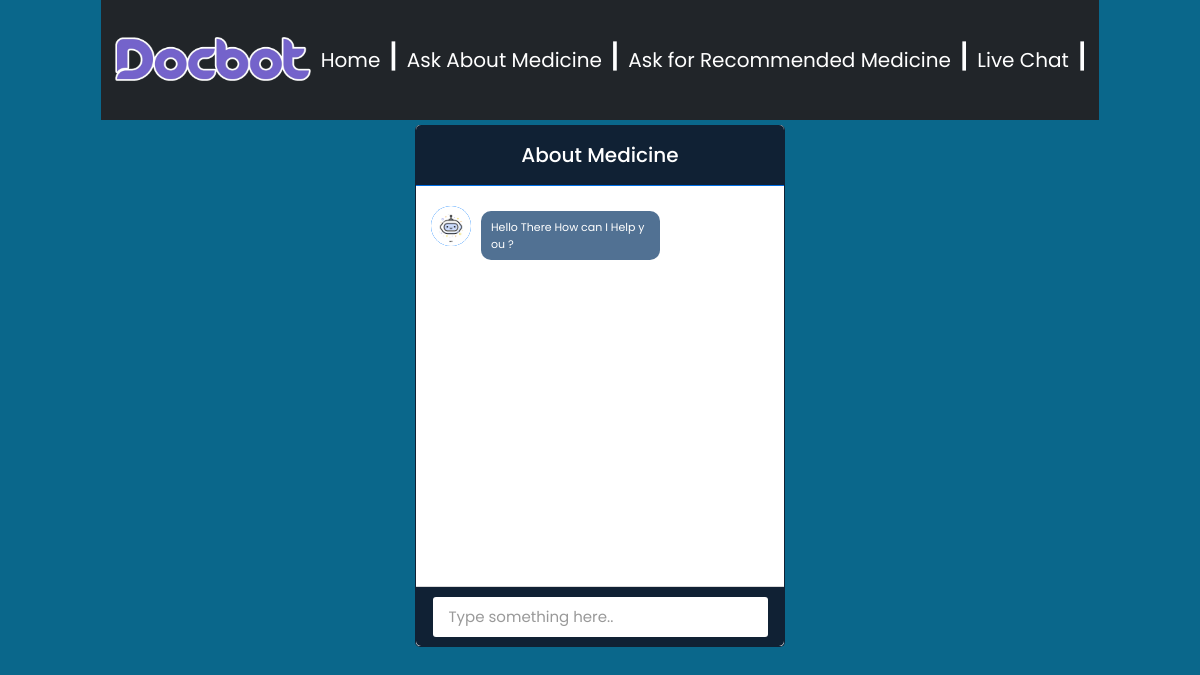
The app's page /chatbot.php with its own data.
### tables this page shows
CREATE TABLE `botsettings` (
  `id` int(255) NOT NULL,
  `SystemName` varchar(255) NOT NULL,
  `introMessage` varchar(255) NOT NULL,
  `noresultmessage` longtext NOT NULL,
  `botavatar` varchar(255) NOT NULL,
  `useravatar` varchar(255) NOT NULL
);

### chatbot.php (the view, shortened to what this page needs)
<?php
require('includes/indexnav.php');
require('includes/database.php');
$display = mysqli_query($conn, "SELECT * FROM botsettings ");
$row = $display->fetch_assoc();
$intro=$row['introMessage'];
$avatarbot="image/".$row["botavatar"];
 ?>
<html>
<link rel="stylesheet" type="text/css" href="css/index.css">
<head>
</head>
<body style=" background: #0a678b;">
<div class="col-sm-12 chatbotbox">
        <div class="wrapper">
            <div class="title">About Medicine <?php  ?></div>
            <div class="form">
                <div class="bot-inbox inbox">
                    <div class="icon">
                        <img src="<?php echo $avatarbot; ?>" class="icon">
                    </div>
                    <div class="msg-header">
                        <p><?php echo $intro; ?></p>
                    </div>
                </div>
            </div>
            <div class="typing-field" style="background:#102134;">
                <div class="input-data">
                    <form id="sendmessage">
                        <input id="data" type="text" placeholder="Type something here.." required>
                    </form>
                </div>
            </div>
        </div>
        </div>
</body>
</html>

### css/index.css (style rules this page uses)
* { margin: 0; padding: 0; box-sizing: border-box; font-family: 'Poppins', sans-serif; }
html,body { height: 100%; place-items: center; background: #0a678b; }
.chatbotbox { display: grid; place-items: center; margin-top: 5px; }
.wrapper { width: 370px; background: #fff; border-radius: 5px; border: 1px solid #102134; border-top: 0px; }
.wrapper .title { background: #102134; color: #fff; font-size: 20px; font-weight: 500; line-height: 60px; text-align: center; border-bottom: 1px solid #006fe6; border-radius: 5px 5px 0 0; }
.wrapper .form { padding: 20px 15px; min-height: 400px; max-height: 400px; overflow-y: auto; }
.wrapper .form .inbox { width: 100%; display: flex; align-items: baseline; }
.wrapper .form .inbox .icon { height: 40px; width: 40px; color: #fff; text-align: center; line-height: 40px; border-radius: 50%; font-size: 20px; background: #007bff; }
.wrapper .form .inbox .msg-header { max-width: 53%; margin-left: 10px; }
.form .inbox .msg-header p { color: #fff; background: #517193; border-radius: 10px; padding: 8px 10px; font-size: 11px; word-break: break-all; }
.wrapper .typing-field { display: flex; height: 60px; width: 100%; align-items: center; justify-content: space-evenly; background: #efefef; border-top: 1px solid #d9d9d9; border-radius: 0 0 5px 5px; }
.wrapper .typing-field .input-data { height: 40px; width: 335px; position: relative; }
.wrapper .typing-field .input-data input { height: 100%; width: 100%; outline: none; border: 1px solid transparent; padding: 0 80px 0 15px; border-radius: 3px; font-size: 15px; background: #fff; transition: all 0.3s ease; }
.input-data input::placeholder { color: #999999; transition: all 0.3s ease; }

### records on screen
botsettings: botavatar (picture), introMessage "Hello There How can I Help you ?"
